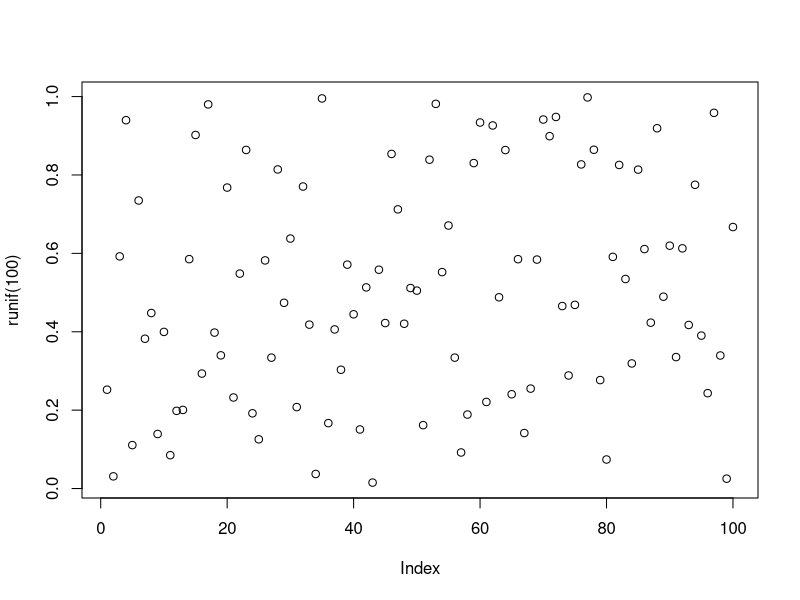

The R source for this figure:
## ---- chunk 1
# source the script to read and clean data
#source("scripts/prep_data.R") 
#libraries

## ---- chunk 2

plot(runif(100))

